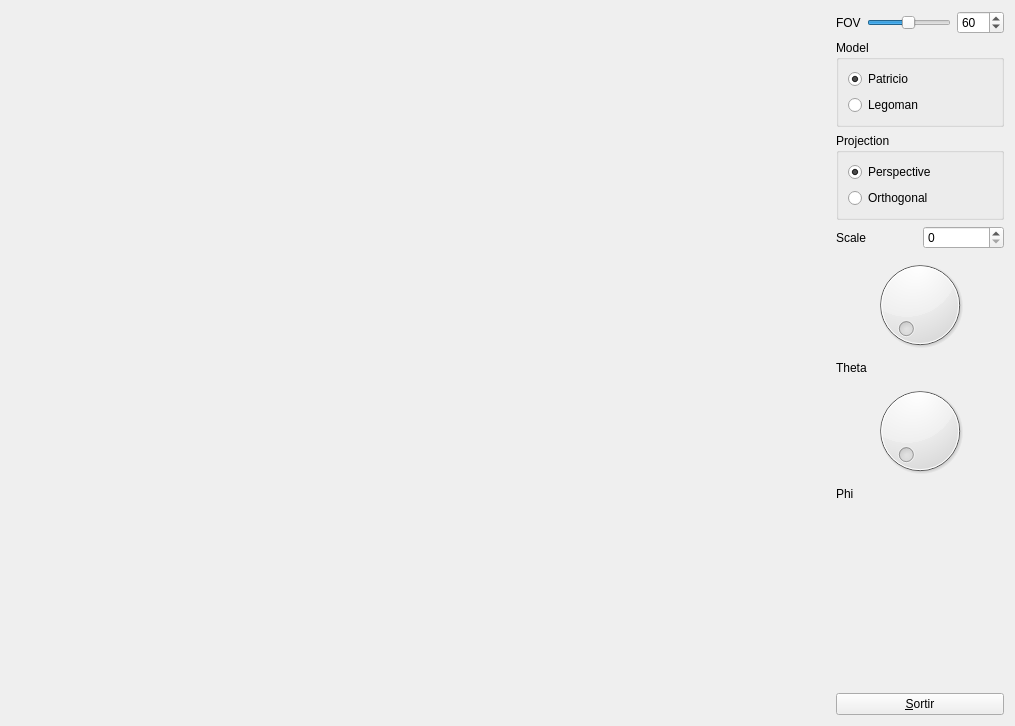
<?xml version="1.0" encoding="UTF-8"?>
<ui version="4.0">
 <class>MyForm</class>
 <widget class="QWidget" name="MyForm">
  <property name="geometry">
   <rect>
    <x>0</x>
    <y>0</y>
    <width>1015</width>
    <height>726</height>
   </rect>
  </property>
  <property name="windowTitle">
   <string>IDI-Lab</string>
  </property>
  <layout class="QHBoxLayout" name="horizontalLayout_4">
   <item>
    <widget class="MyGLWidget" name="widget" native="true">
     <property name="sizePolicy">
      <sizepolicy hsizetype="Expanding" vsizetype="Expanding">
       <horstretch>0</horstretch>
       <verstretch>0</verstretch>
      </sizepolicy>
     </property>
     <property name="minimumSize">
      <size>
       <width>50</width>
       <height>50</height>
      </size>
     </property>
    </widget>
   </item>
   <item>
    <layout class="QVBoxLayout" name="verticalLayout">
     <item>
      <layout class="QHBoxLayout" name="horizontalLayout">
       <item>
        <widget class="QLabel" name="label">
         <property name="text">
          <string>FOV</string>
         </property>
        </widget>
       </item>
       <item>
        <widget class="QSlider" name="horizontalSlider">
         <property name="sizePolicy">
          <sizepolicy hsizetype="Fixed" vsizetype="Fixed">
           <horstretch>0</horstretch>
           <verstretch>0</verstretch>
          </sizepolicy>
         </property>
         <property name="minimum">
          <number>1</number>
         </property>
         <property name="maximum">
          <number>120</number>
         </property>
         <property name="value">
          <number>60</number>
         </property>
         <property name="orientation">
          <enum>Qt::Horizontal</enum>
         </property>
        </widget>
       </item>
       <item>
        <widget class="QSpinBox" name="spinBox">
         <property name="minimum">
          <number>1</number>
         </property>
         <property name="maximum">
          <number>120</number>
         </property>
         <property name="value">
          <number>60</number>
         </property>
        </widget>
       </item>
      </layout>
     </item>
     <item>
      <widget class="QGroupBox" name="groupBox">
       <property name="title">
        <string>Model</string>
       </property>
       <layout class="QVBoxLayout" name="verticalLayout_2">
        <item>
         <widget class="QRadioButton" name="radioButton">
          <property name="text">
           <string>Patricio</string>
          </property>
          <property name="checked">
           <bool>true</bool>
          </property>
         </widget>
        </item>
        <item>
         <widget class="QRadioButton" name="radioButton_2">
          <property name="text">
           <string>Legoman</string>
          </property>
         </widget>
        </item>
       </layout>
      </widget>
     </item>
     <item>
      <widget class="QGroupBox" name="groupBox_2">
       <property name="title">
        <string>Projection</string>
       </property>
       <layout class="QVBoxLayout" name="verticalLayout_3">
        <item>
         <widget class="QRadioButton" name="radioButton_3">
          <property name="text">
           <string>Perspective</string>
          </property>
          <property name="checked">
           <bool>true</bool>
          </property>
         </widget>
        </item>
        <item>
         <widget class="QRadioButton" name="radioButton_4">
          <property name="text">
           <string>Orthogonal</string>
          </property>
         </widget>
        </item>
       </layout>
      </widget>
     </item>
     <item>
      <layout class="QHBoxLayout" name="horizontalLayout_3">
       <item>
        <widget class="QLabel" name="label_2">
         <property name="text">
          <string>Scale</string>
         </property>
        </widget>
       </item>
       <item>
        <widget class="QSpinBox" name="spinBox_2"/>
       </item>
      </layout>
     </item>
     <item>
      <widget class="QDial" name="dial">
       <property name="maximum">
        <number>90</number>
       </property>
      </widget>
     </item>
     <item>
      <widget class="QLabel" name="label_3">
       <property name="text">
        <string>Theta</string>
       </property>
      </widget>
     </item>
     <item>
      <widget class="QDial" name="dial_2">
       <property name="maximum">
        <number>359</number>
       </property>
      </widget>
     </item>
     <item>
      <widget class="QLabel" name="label_4">
       <property name="text">
        <string>Phi</string>
       </property>
      </widget>
     </item>
     <item>
      <spacer name="verticalSpacer">
       <property name="orientation">
        <enum>Qt::Vertical</enum>
       </property>
       <property name="sizeHint" stdset="0">
        <size>
         <width>20</width>
         <height>40</height>
        </size>
       </property>
      </spacer>
     </item>
     <item>
      <widget class="QPushButton" name="pushButton">
       <property name="sizePolicy">
        <sizepolicy hsizetype="Minimum" vsizetype="Fixed">
         <horstretch>0</horstretch>
         <verstretch>0</verstretch>
        </sizepolicy>
       </property>
       <property name="text">
        <string>&amp;Sortir</string>
       </property>
      </widget>
     </item>
    </layout>
   </item>
  </layout>
 </widget>
 <customwidgets>
  <customwidget>
   <class>MyGLWidget</class>
   <extends>QWidget</extends>
   <header>MyGLWidget.h</header>
   <container>1</container>
   <slots>
    <signal>scaleChanged(int)</signal>
    <signal>phiChanged(int)</signal>
    <signal>thetaChanged(int)</signal>
    <slot>setFov(int)</slot>
    <slot>setModelPatricio()</slot>
    <slot>setModelLegoman()</slot>
    <slot>setProjectionPerspective()</slot>
    <slot>setProjectionOrthogonal()</slot>
    <slot>setScale(int)</slot>
    <slot>setPhi(int)</slot>
    <slot>setTheta(int)</slot>
   </slots>
  </customwidget>
 </customwidgets>
 <resources/>
 <connections>
  <connection>
   <sender>pushButton</sender>
   <signal>clicked()</signal>
   <receiver>MyForm</receiver>
   <slot>close()</slot>
   <hints>
    <hint type="sourcelabel">
     <x>1004</x>
     <y>715</y>
    </hint>
    <hint type="destinationlabel">
     <x>839</x>
     <y>529</y>
    </hint>
   </hints>
  </connection>
  <connection>
   <sender>horizontalSlider</sender>
   <signal>sliderMoved(int)</signal>
   <receiver>spinBox</receiver>
   <slot>setValue(int)</slot>
   <hints>
    <hint type="sourcelabel">
     <x>908</x>
     <y>21</y>
    </hint>
    <hint type="destinationlabel">
     <x>975</x>
     <y>23</y>
    </hint>
   </hints>
  </connection>
  <connection>
   <sender>spinBox</sender>
   <signal>valueChanged(int)</signal>
   <receiver>horizontalSlider</receiver>
   <slot>setValue(int)</slot>
   <hints>
    <hint type="sourcelabel">
     <x>976</x>
     <y>30</y>
    </hint>
    <hint type="destinationlabel">
     <x>897</x>
     <y>24</y>
    </hint>
   </hints>
  </connection>
  <connection>
   <sender>horizontalSlider</sender>
   <signal>valueChanged(int)</signal>
   <receiver>widget</receiver>
   <slot>setFov(int)</slot>
   <hints>
    <hint type="sourcelabel">
     <x>885</x>
     <y>26</y>
    </hint>
    <hint type="destinationlabel">
     <x>721</x>
     <y>77</y>
    </hint>
   </hints>
  </connection>
  <connection>
   <sender>spinBox</sender>
   <signal>valueChanged(int)</signal>
   <receiver>widget</receiver>
   <slot>setFov(int)</slot>
   <hints>
    <hint type="sourcelabel">
     <x>975</x>
     <y>17</y>
    </hint>
    <hint type="destinationlabel">
     <x>618</x>
     <y>240</y>
    </hint>
   </hints>
  </connection>
  <connection>
   <sender>radioButton</sender>
   <signal>clicked()</signal>
   <receiver>widget</receiver>
   <slot>setModelPatricio()</slot>
   <hints>
    <hint type="sourcelabel">
     <x>887</x>
     <y>86</y>
    </hint>
    <hint type="destinationlabel">
     <x>571</x>
     <y>167</y>
    </hint>
   </hints>
  </connection>
  <connection>
   <sender>radioButton_2</sender>
   <signal>clicked()</signal>
   <receiver>widget</receiver>
   <slot>setModelLegoman()</slot>
   <hints>
    <hint type="sourcelabel">
     <x>901</x>
     <y>109</y>
    </hint>
    <hint type="destinationlabel">
     <x>652</x>
     <y>215</y>
    </hint>
   </hints>
  </connection>
  <connection>
   <sender>radioButton_3</sender>
   <signal>clicked()</signal>
   <receiver>widget</receiver>
   <slot>setProjectionPerspective()</slot>
   <hints>
    <hint type="sourcelabel">
     <x>886</x>
     <y>175</y>
    </hint>
    <hint type="destinationlabel">
     <x>612</x>
     <y>171</y>
    </hint>
   </hints>
  </connection>
  <connection>
   <sender>radioButton_4</sender>
   <signal>clicked()</signal>
   <receiver>widget</receiver>
   <slot>setProjectionOrthogonal()</slot>
   <hints>
    <hint type="sourcelabel">
     <x>901</x>
     <y>212</y>
    </hint>
    <hint type="destinationlabel">
     <x>608</x>
     <y>272</y>
    </hint>
   </hints>
  </connection>
  <connection>
   <sender>spinBox_2</sender>
   <signal>valueChanged(int)</signal>
   <receiver>widget</receiver>
   <slot>setScale(int)</slot>
   <hints>
    <hint type="sourcelabel">
     <x>933</x>
     <y>251</y>
    </hint>
    <hint type="destinationlabel">
     <x>637</x>
     <y>255</y>
    </hint>
   </hints>
  </connection>
  <connection>
   <sender>widget</sender>
   <signal>scaleChanged(int)</signal>
   <receiver>spinBox_2</receiver>
   <slot>setValue(int)</slot>
   <hints>
    <hint type="sourcelabel">
     <x>712</x>
     <y>366</y>
    </hint>
    <hint type="destinationlabel">
     <x>957</x>
     <y>256</y>
    </hint>
   </hints>
  </connection>
  <connection>
   <sender>widget</sender>
   <signal>thetaChanged(int)</signal>
   <receiver>dial</receiver>
   <slot>setValue(int)</slot>
   <hints>
    <hint type="sourcelabel">
     <x>503</x>
     <y>360</y>
    </hint>
    <hint type="destinationlabel">
     <x>914</x>
     <y>332</y>
    </hint>
   </hints>
  </connection>
  <connection>
   <sender>widget</sender>
   <signal>phiChanged(int)</signal>
   <receiver>dial_2</receiver>
   <slot>setValue(int)</slot>
   <hints>
    <hint type="sourcelabel">
     <x>623</x>
     <y>461</y>
    </hint>
    <hint type="destinationlabel">
     <x>884</x>
     <y>438</y>
    </hint>
   </hints>
  </connection>
  <connection>
   <sender>dial_2</sender>
   <signal>valueChanged(int)</signal>
   <receiver>widget</receiver>
   <slot>setPhi(int)</slot>
   <hints>
    <hint type="sourcelabel">
     <x>866</x>
     <y>398</y>
    </hint>
    <hint type="destinationlabel">
     <x>663</x>
     <y>408</y>
    </hint>
   </hints>
  </connection>
  <connection>
   <sender>dial</sender>
   <signal>valueChanged(int)</signal>
   <receiver>widget</receiver>
   <slot>setTheta(int)</slot>
   <hints>
    <hint type="sourcelabel">
     <x>858</x>
     <y>297</y>
    </hint>
    <hint type="destinationlabel">
     <x>701</x>
     <y>310</y>
    </hint>
   </hints>
  </connection>
 </connections>
</ui>
